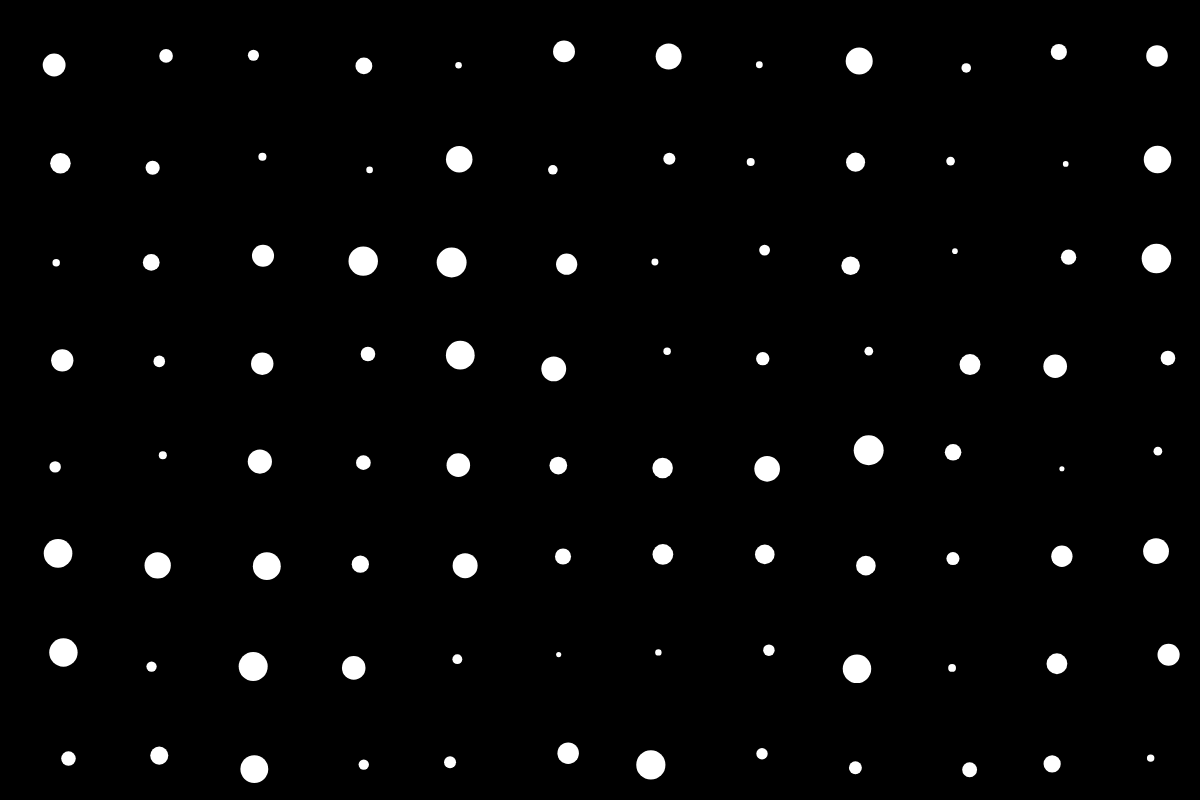
Frame 1 (no input)
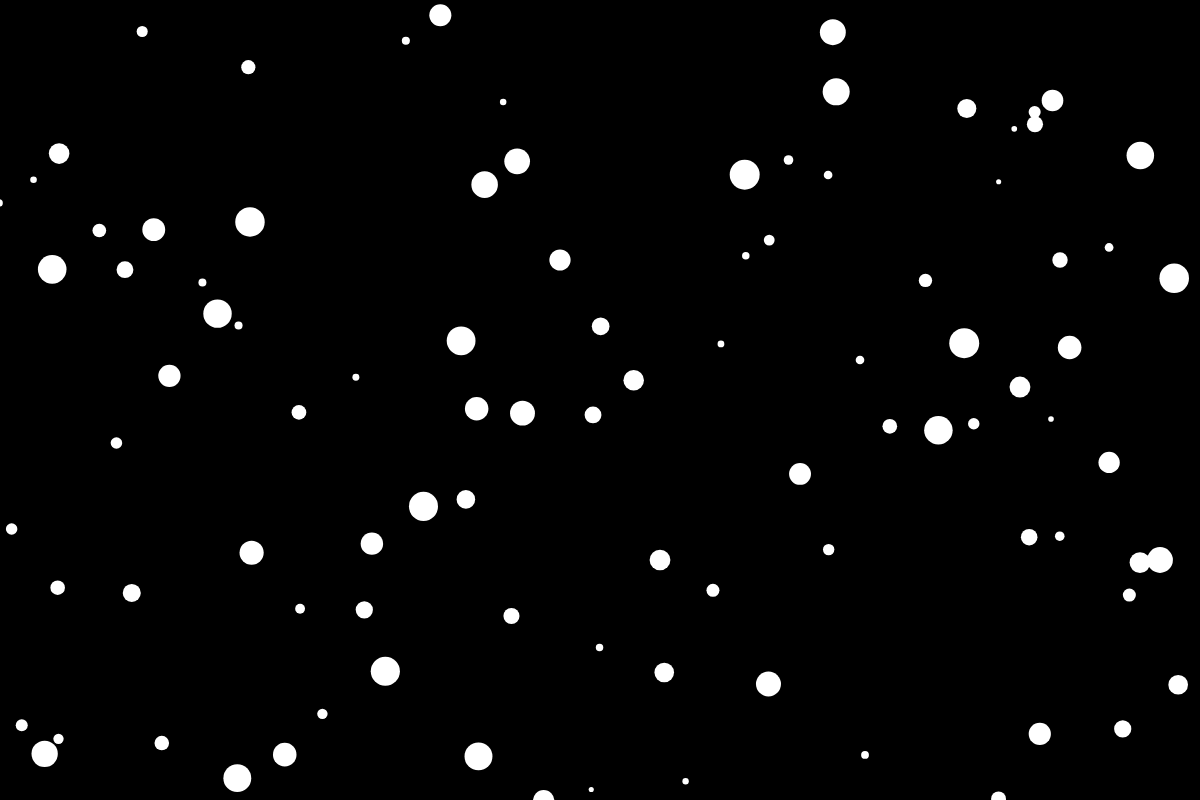
Frame 60 (no input)
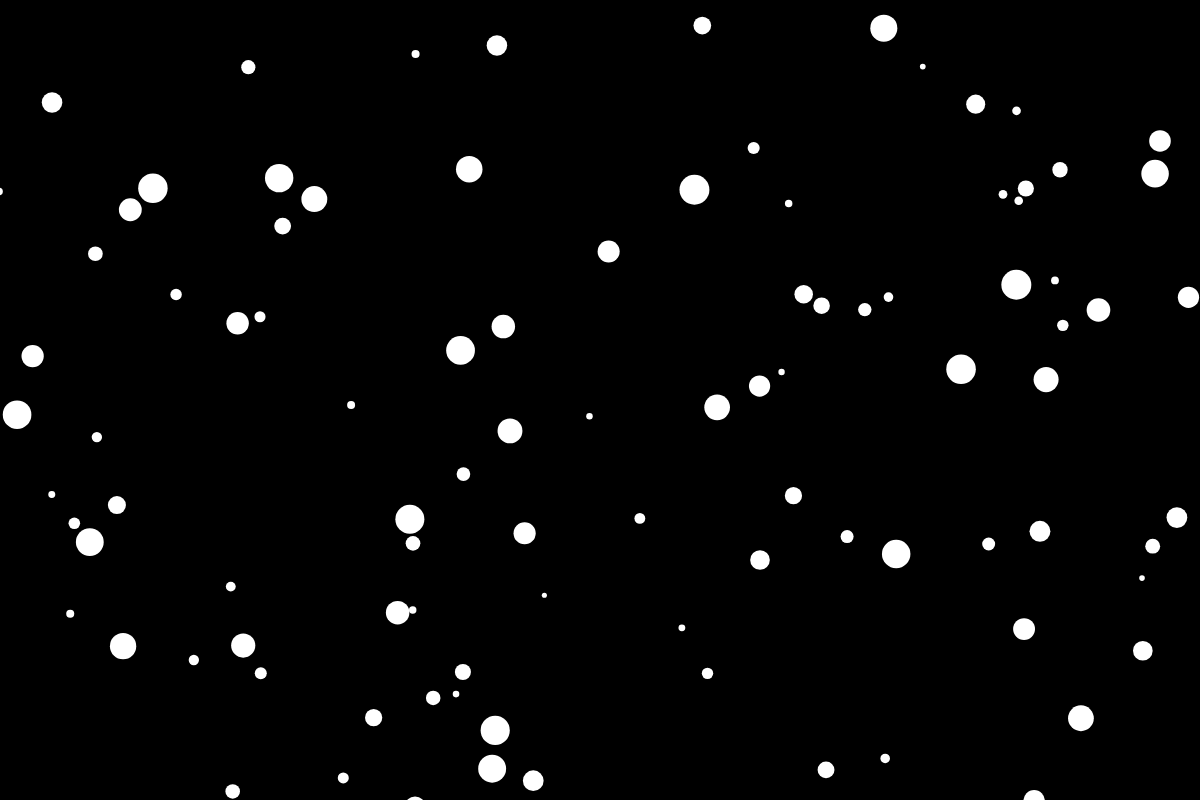
Frame 120 (the mouse pressed at the canvas centre since frame 60)

The p5.js sketch that drew these frames (run headless with seeded random() and noise() and a simulated clock; from frame 60 on, the mouse is pressed at the canvas centre):

// p5.js sketch
// ── sketch.js
// Blizzard
// Aidan Okes


// create a variable for the snow
let snow = [];
const numOfSnow = 200;

function setup() {
    // createCanvas(windowWidth, windowHeight);
    createCanvas(windowWidth, 800);

    // create a new snow of class type "Snow"
    let init_x = 60;
    let init_y = 60;
    for (let i = 0; i < numOfSnow; i++) {
        snow.push(new Snow(init_x, init_y));
        // moves the starting position over
        init_x += 100;
        if (init_x > width) {
            init_x = 60;
            init_y += 100;
        }
    }
}

function draw() {
    background('rgb(0, 0, 0)');

    for (let i = 0; i < snow.length; i++) {
        snow[i].snowCheck(snow, i);
        snow[i].edgeCheck();
        snow[i].move();
        snow[i].display();
    }
}






//////////////////////////////////////////////////
//      Snow Class
//////////////////////////////////////////////////
class Snow {
    constructor(x, y, size) {
        this.color = 'white';
        this.size = random(5, 30);
        this.rad = this.size / 2;
        this.posX = x;
        this.posY = y;
        this.deltaX = random(-10, 10);
        this.deltaY = random(-10, 10);
    }

    display() {
        push();
        noStroke();
        fill(this.color);
        translate(this.posX, this.posY);
        ellipse(0, 0, this.size);
        pop();
    }

    move() {
        this.posX += this.deltaX;
        this.posY += this.deltaY;
    }

    edgeCheck() {
        // check if snow hits vertical wall
        if (this.posX + this.rad >= width || this.posX - this.rad <= 0) {
            this.deltaX *= -1;
        }
        // check if snow hits horizontal wall
        if (this.posY + this.rad >= height || this.posY - this.rad <= 0) {
            this.deltaY *= -1;
        }
    }


    snowCheck(otherSnow, myId) {
        for (let n = 0; n < otherSnow.length; n++) {
            if (n != myId) {
                let d = dist(this.posX, this.posY, otherSnow[n].posX, otherSnow[n].posY);
                let combinedR = this.rad + otherSnow[n].rad;

                if (d <= combinedR) {
                    this.deltaX *= -1;
                    this.deltaY *= -1;


                }
            }
        }
    }
}
